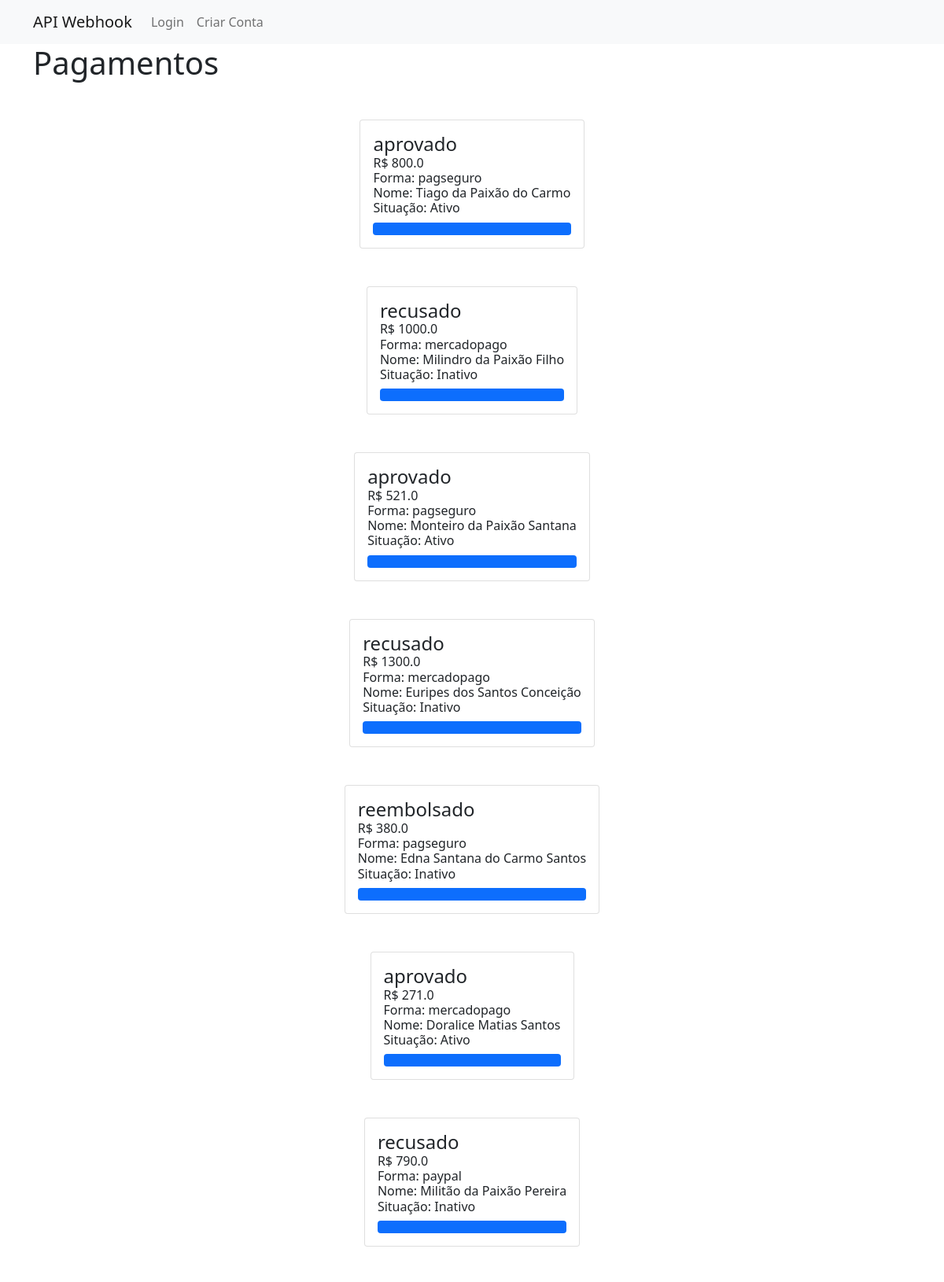
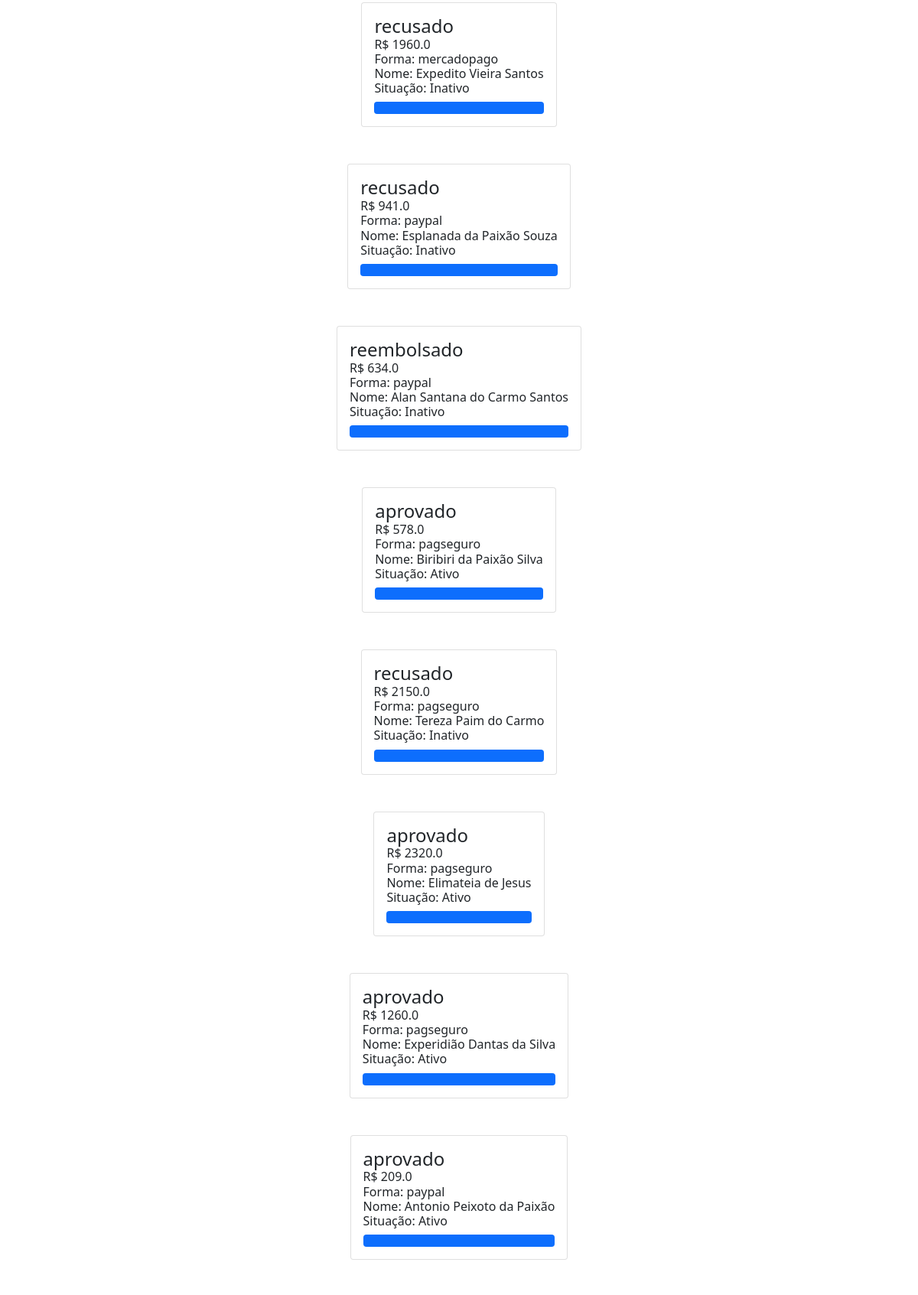
/pagamentos (upper part), run on the app's committed database (2 pictures, top to bottom).
### webhook/models.py (models this page shows)
class Pagamento(database.Model):
     id = database.Column(database.Integer, primary_key=True)
     status = database.Column(database.String, nullable=False)
     valor  = database.Column(database.Float, nullable=False)
     forma = database.Column(database.String, nullable=False)
     id_cliente = database.Column(database.Integer, database.ForeignKey('cliente.id'), nullable=False)
     cliente = database.relationship('Cliente', backref='cliente', lazy=True)

class Cliente(database.Model,UserMixin):
    id = database.Column(database.Integer, primary_key=True)
    nome = database.Column(database.String, nullable=False)
    email = database.Column(database.String, nullable=False)
    ativo = database.Column(database.Boolean, nullable=False,default=False)

### webhook/routes.py (the view)
@app.route('/pagamentos')
def pagamentos():
    lista_pagamentos= Pagamento.query.all()
    return render_template('pagamentos.html', lista_pagamentos=lista_pagamentos)

### webhook/templates/pagamentos.html
{% extends 'base.html' %}
{% block body %}
        <div class="container">
            <h1>Pagamentos</h1>
            {% for pagamento in lista_pagamentos %}
                  <div class="container mt-5 d-flex justify-content-center">
                    <div class="card p-3">
                        <div class="d-flex align-items-center">
                            <div class="ml-3 w-100">
                                <h4 class="mb-0 mt-0">{{ pagamento.status }}</h4>
                                <h6 class="mb-0 mt-0">R$ {{ pagamento.valor }}</h6>
                                <h6 class="mb-0 mt-0">Forma: {{ pagamento.forma }}</h6>
                                <h6 class="mb-0 mt-0">Nome: {{ pagamento.cliente.nome }}</h6>
                                     {% if pagamento.cliente.ativo %}
                                        <h6 class="mb-0 mt-0">Situação: Ativo</h6>
                                        {%else %}
                                        <h6 class="mb-0 mt-0">Situação: Inativo</h6>
                                        {%endif%}
                                <div class="p-2 mt-2 bg-primary d-flex justify-content-between rounded text-white stats"></div>
                            </div>
                        </div>
                    </div>
                  </div>
            {% endfor %}
        </div>
{% endblock %}

### data on the page
Pagamento: status "aprovado", valor "800.0", forma "pagseguro", cliente.nome "Tiago da Paixão do Carmo", shows "Situação: Ativo"
Pagamento: status "recusado", valor "1000.0", forma "mercadopago", cliente.nome "Milindro da Paixão Filho", shows "Situação: Inativo"
Pagamento: status "aprovado", valor "521.0", forma "pagseguro", cliente.nome "Monteiro da Paixão Santana", shows "Situação: Ativo"
Pagamento: status "recusado", valor "1300.0", forma "mercadopago", cliente.nome "Euripes dos Santos Conceição", shows "Situação: Inativo"
Pagamento: status "reembolsado", valor "380.0", forma "pagseguro", cliente.nome "Edna Santana do Carmo Santos", shows "Situação: Inativo"
Pagamento: status "aprovado", valor "271.0", forma "mercadopago", cliente.nome "Doralice Matias Santos", shows "Situação: Ativo"
Pagamento: status "recusado", valor "790.0", forma "paypal", cliente.nome "Militão da Paixão Pereira", shows "Situação: Inativo"
Pagamento: status "recusado", valor "1960.0", forma "mercadopago", cliente.nome "Expedito Vieira Santos", shows "Situação: Inativo"
Pagamento: status "recusado", valor "941.0", forma "paypal", cliente.nome "Esplanada da Paixão Souza", shows "Situação: Inativo"
Pagamento: status "reembolsado", valor "634.0", forma "paypal", cliente.nome "Alan Santana do Carmo Santos", shows "Situação: Inativo"
Pagamento: status "aprovado", valor "578.0", forma "pagseguro", cliente.nome "Biribiri da Paixão Silva", shows "Situação: Ativo"
Pagamento: status "recusado", valor "2150.0", forma "pagseguro", cliente.nome "Tereza Paim do Carmo", shows "Situação: Inativo"
Pagamento: status "aprovado", valor "2320.0", forma "pagseguro", cliente.nome "Elimateia de Jesus", shows "Situação: Ativo"
Pagamento: status "aprovado", valor "1260.0", forma "pagseguro", cliente.nome "Experidião Dantas da Silva", shows "Situação: Ativo"
Pagamento: status "aprovado", valor "209.0", forma "paypal", cliente.nome "Antonio Peixoto da Paixão", shows "Situação: Ativo"
